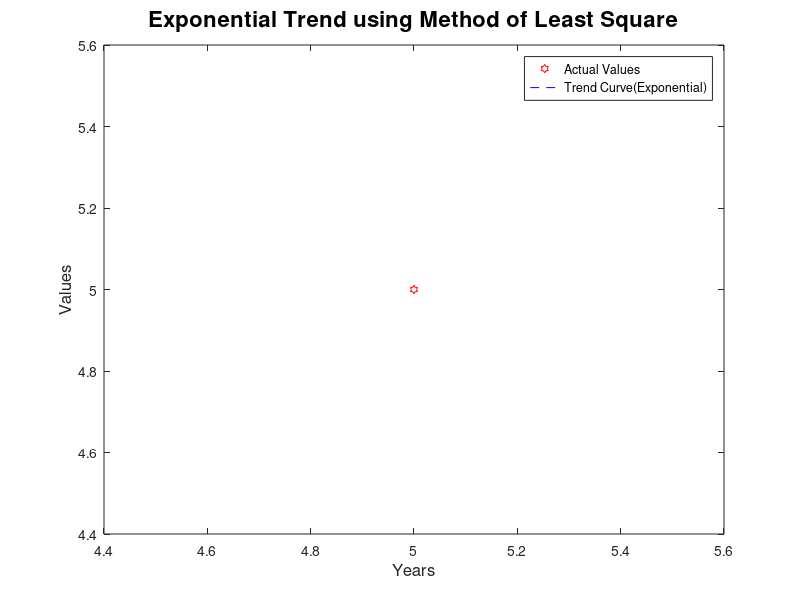

The MATLAB script that drew this image:
%WAMP to determine the Exponential Trend(Y = a.(b^x))using Method of Least Square

clear all;
close all;
clc;

x = input('Enter years:');
y = input('Enter Corrosponding data points:');

plot(x,y,'rh');

k = x(round(length(x)/2))

X = x - k

n = length(x);

%%% 2 Linear Equations %%%%%%%%%
% sumy1 = n*A + B*sumx1;
% sumxy1 = A*sumx1 + B*sumx2;

% To find values of A and B, solve equations using Cramer's Rule.
 
 Y1=log10(y);
 sumy1 = sum(Y1);
 sumx1 = sum(X);
 sumx2 =sum(X.*X);
 sumxy1 = sum(X.*Y1);
 
 D = [n sumx1; sumx1 sumx2] 
 
 D1 = [sumy1 sumx1; sumxy1 sumx2] 
 
 D2 = [n sumy1; sumx1 sumxy1] 
 
 A = det(D1)/det(D)
 
 B = det(D2)/det(D)
 
 a=10^A
 
 b=10^B
 
%%%%%% Dervied Formula to determine A and B %%%%%%%%%%%%%%%%
% A = sumy1/n

% B= sumxy1/sumx2
 
% a=10^A;

% b=10^B;

Y = a.*(b.^X);
fprintf('\n The equation of fitted curve for the given data is Y = %f.*(%f.^X)\n',a,b);

fprintf('\n The comparison of Actual values and estimated values:');

fprintf('\nActual\t\t     Predicted')
fprintf('\n-------------------------')
for i = 1:length(y)
    fprintf('\n%f\t|\t%f',y(i),Y(i));
end

hold on
plot(x,Y,'b--')

xlabel('Years','Fontsize',12)
ylabel('Values','Fontsize',12)
title('Exponential Trend using Method of Least Square','Fontsize',16);
legend('Actual Values','Trend Curve(Exponential)')

%%%% Prediction Program Starts %%%%%%%%
predyear = input('\n\n Enter the year to estimate the value:');

k1 = predyear - x(end);

kp = k1 + X(end); 

format bank 

Y1 = a.*(b.^kp);

fprintf('\nThe estimated value for Year-%d is %f\n',predyear,Y1);


%%%%%%%%%%%%%%%%%%%%%OUTPUT%%%%%%%%%%%%%%%%%%%%%%%%%%%%%%%%%%%%%%%%
% Enter years:[1997 1998 1999 2000 2001]
% Enter Corrosponding data points:[1.6 4.5 13.8 40.2 125]
% 
% k =
% 
%        1999.00
% 
% 
% X =
% 
%          -2.00         -1.00             0          1.00          2.00
% 
% 
% A =
% 
%           1.14
% 
% 
% B =
% 
%           0.47
% 
% 
% a =
% 
%          13.79
% 
% 
% b =
% 
%           2.98
% 
% 
%  The equation of fitted curve for the given data is Y = 13.793343.*(2.976181.^X)
% 
%  The comparison of Actual values and estimated values:
% Actual		     Predicted
% -------------------------
% 1.600000	 |	1.557223
% 4.500000	 |	4.634578
% 13.800000	 |	13.793343
% 40.200000	 |	41.051487
% 125.000000 |	122.176660
% 
%  Enter the year to estimate the value:2004
% 
% The estimated value for Year-2004 is 3220.819076


